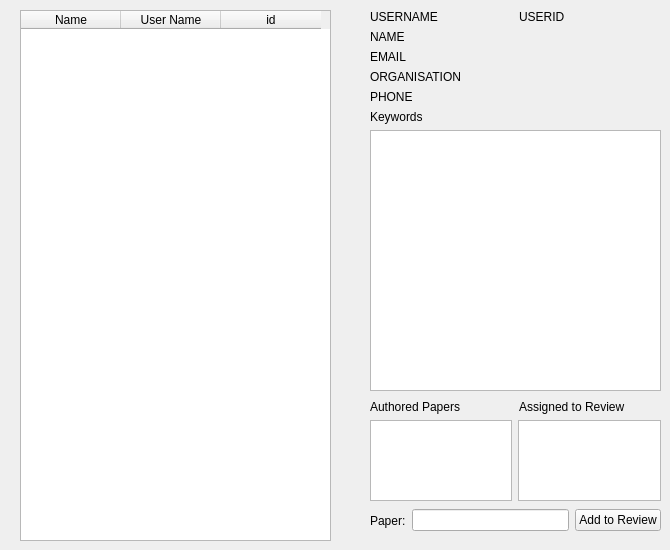
      <widget class="QWidget" name="usersTab">
       <attribute name="title">
        <string>User Management</string>
       </attribute>
       <widget class="QTableWidget" name="usersTable">
        <property name="geometry">
         <rect>
          <x>20</x>
          <y>10</y>
          <width>311</width>
          <height>531</height>
         </rect>
        </property>
        <column>
         <property name="text">
          <string>Name</string>
         </property>
        </column>
        <column>
         <property name="text">
          <string>User Name</string>
         </property>
        </column>
        <column>
         <property name="text">
          <string>id</string>
         </property>
        </column>
       </widget>
       <widget class="QWidget" name="verticalLayoutWidget_6">
        <property name="geometry">
         <rect>
          <x>370</x>
          <y>10</y>
          <width>291</width>
          <height>381</height>
         </rect>
        </property>
        <layout class="QVBoxLayout" name="verticalLayout_6">
         <item>
          <layout class="QHBoxLayout" name="horizontalLayout_8">
           <item>
            <widget class="QLabel" name="username_5">
             <property name="text">
              <string>USERNAME</string>
             </property>
            </widget>
           </item>
           <item>
            <widget class="QLabel" name="userid_5">
             <property name="text">
              <string>USERID</string>
             </property>
            </widget>
           </item>
          </layout>
         </item>
         <item>
          <widget class="QLabel" name="name_5">
           <property name="text">
            <string>NAME</string>
           </property>
          </widget>
         </item>
         <item>
          <widget class="QLabel" name="email_5">
           <property name="text">
            <string>EMAIL</string>
           </property>
          </widget>
         </item>
         <item>
          <widget class="QLabel" name="organisation_5">
           <property name="text">
            <string>ORGANISATION</string>
           </property>
          </widget>
         </item>
         <item>
          <widget class="QLabel" name="phone_5">
           <property name="text">
            <string>PHONE</string>
           </property>
          </widget>
         </item>
         <item>
          <widget class="QLabel" name="label_10">
           <property name="text">
            <string>Keywords</string>
           </property>
          </widget>
         </item>
         <item>
          <widget class="QListWidget" name="userKeyList"/>
         </item>
        </layout>
       </widget>
       <widget class="QWidget" name="horizontalLayoutWidget_2">
        <property name="geometry">
         <rect>
          <x>370</x>
          <y>500</y>
          <width>291</width>
          <height>41</height>
         </rect>
        </property>
        <layout class="QHBoxLayout" name="horizontalLayout_6">
         <item>
          <widget class="QLabel" name="label_4">
           <property name="text">
            <string>Paper:</string>
           </property>
          </widget>
         </item>
         <item>
          <widget class="QLineEdit" name="toReview"/>
         </item>
         <item>
          <widget class="QPushButton" name="addAsReviewer">
           <property name="text">
            <string>Add to Review</string>
           </property>
          </widget>
         </item>
        </layout>
       </widget>
       <widget class="QWidget" name="verticalLayoutWidget_15">
        <property name="geometry">
         <rect>
          <x>370</x>
          <y>400</y>
          <width>291</width>
          <height>101</height>
         </rect>
        </property>
        <layout class="QVBoxLayout" name="verticalLayout_17">
         <item>
          <layout class="QHBoxLayout" name="horizontalLayout_23">
           <item>
            <widget class="QLabel" name="label_30">
             <property name="text">
              <string>Authored Papers</string>
             </property>
            </widget>
           </item>
           <item>
            <widget class="QLabel" name="label_28">
             <property name="text">
              <string>Assigned to Review</string>
             </property>
            </widget>
           </item>
          </layout>
         </item>
         <item>
          <layout class="QHBoxLayout" name="horizontalLayout_24">
           <item>
            <widget class="QListWidget" name="authoredPapers"/>
           </item>
           <item>
            <widget class="QListWidget" name="assignedPapers"/>
           </item>
          </layout>
         </item>
        </layout>
       </widget>
      </widget>
